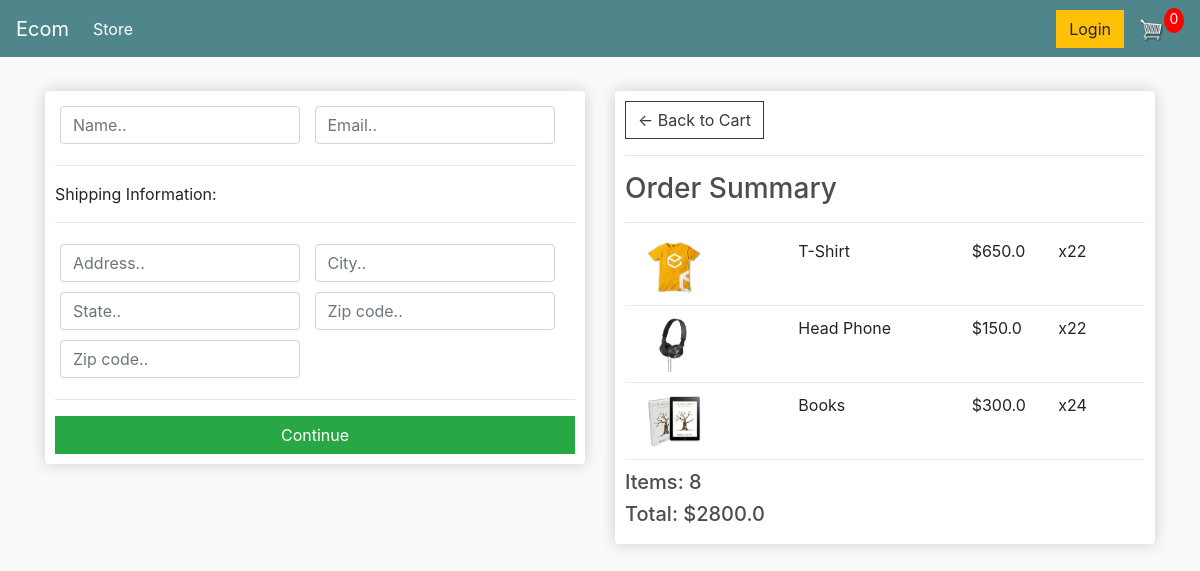
/checkout/ (signed in), run on an earlier commit of the app's database.
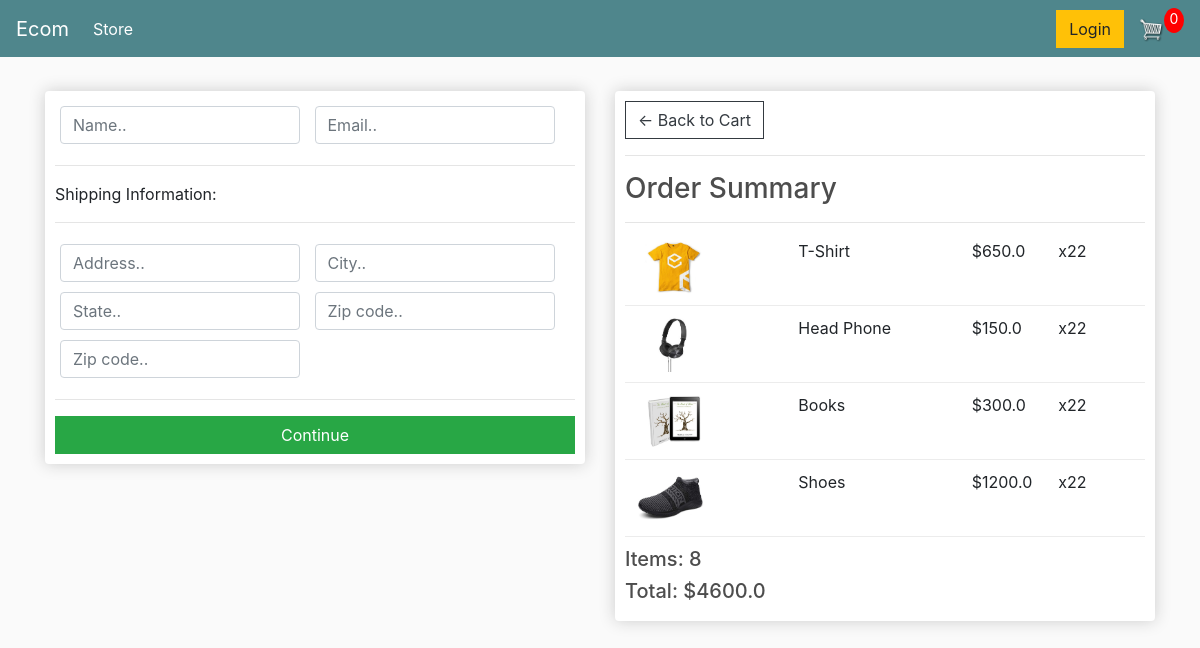
And on a later commit of the database.
### store/models.py (models this page shows, shortened)
class OrderItem(models.Model):
    product = models.ForeignKey(Product, on_delete=models.SET_NULL, null=True)
    order = models.ForeignKey(Order, on_delete=models.SET_NULL, null=True)
    quantity = models.IntegerField(default=0, null=True, blank=True)
    date_added = models.DateTimeField(auto_now_add=True)
    @property
    def get_total(self):
        total = self.product.price * self.quantity
        return total

class Product(models.Model):
    name = models.CharField(max_length=200)
    price = models.FloatField()
    digital = models.BooleanField(default=False, null=True, blank=True)
    image = models.ImageField(null=True, blank=True)
    @property
    def imageURL(self):
        try:
            url = self.image.url
        except:
            url = ''
        return url

class Order(models.Model):
    customer = models.ForeignKey(Customer, on_delete=models.SET_NULL, null=True, blank=True)
    date_ordered = models.DateTimeField(auto_now_add=True)
    complete = models.BooleanField(default=False)
    transaction_id = models.CharField(max_length=100, null=True)
    @property
    def get_cart_total(self):
        orderitems = self.orderitem_set.all()
        total = sum([item.get_total for item in orderitems])
        return total
    @property
    def get_cart_items(self):
        orderitems = self.orderitem_set.all()
        total = sum([item.quantity for item in orderitems])
        return total

### store/views.py (the view)
# urls.py: path('checkout/', checkout, name="checkout"),
def checkout(request):
    if request.user.is_authenticated:
        customer = request.user.customer
        order, created = Order.objects.get_or_create(customer=customer, complete=False)
        items = order.orderitem_set.all()
    else:
        items = []
        order = {'get_cart_total': 0, 'get_cart_items': 0}
    context = {'items': items, 'order': order}
    return render(request, 'store/checkout.html', context)

### templates/store/checkout.html (shortened to what this page needs)
{% extends 'store/main.html' %}
{% load static %}
{% block content %}
     <div class="row">
		<div class="col-lg-6">
			<div class="box-element" id="form-wrapper">
				<form id="form">
					<div id="user-info">
						<div class="form-field">
							<input required class="form-control" type="text" name="name" placeholder="Name..">
						</div>
						<div class="form-field">
							<input required class="form-control" type="email" name="email" placeholder="Email..">
						</div>
					</div>
					<div id="shipping-info">
						<hr>
						<p>Shipping Information:</p>
						<hr>
						<div class="form-field">
							<input class="form-control" type="text" name="address" placeholder="Address..">
						</div>
						<div class="form-field">
							<input class="form-control" type="text" name="city" placeholder="City..">
						</div>
						<div class="form-field">
							<input class="form-control" type="text" name="state" placeholder="State..">
						</div>
						<div class="form-field">
							<input class="form-control" type="text" name="zipcode" placeholder="Zip code..">
						</div>
						<div class="form-field">
							<input class="form-control" type="text" name="country" placeholder="Zip code..">
						</div>
					</div>
					<hr>
					<input id="form-button" class="btn btn-success btn-block" type="submit" value="Continue">
				</form>
			</div>
			<br>
		</div>
		<div class="col-lg-6">
			<div class="box-element">
				<a  class="btn btn-outline-dark" href="{% url 'cart' %}">&#x2190; Back to Cart</a>
				<hr>
				<h3>Order Summary</h3>
				<hr>
				{% for item in items %}
				<div class="cart-row">
					<div style="flex:2"><img class="row-image" src="{{ item.product.imageURL }}"></div>
					<div style="flex:2"><p>{{item.product.name}}</p></div>
					<div style="flex:1"><p>${{item.product.price}}</p></div>
					<div style="flex:1"><p>x2{{item.quantity}}</p></div>
				</div>
				{% endfor %}
				<h5>Items:   {{ order.get_cart_items }}</h5>
				<h5>Total:   ${{order.get_cart_total }}</h5>
			</div>
		</div>
	</div>
{% endblock content %}

What changed in the data, as far as the page shows it:
changed OrderItem "Books": quantity "4" → "2"
added OrderItem: product.imageURL (picture), product.name "Shoes", product.price "1200.0", quantity "2"
changed through a linked row, Order: get_cart_total "2800.0" → "4600.0"
